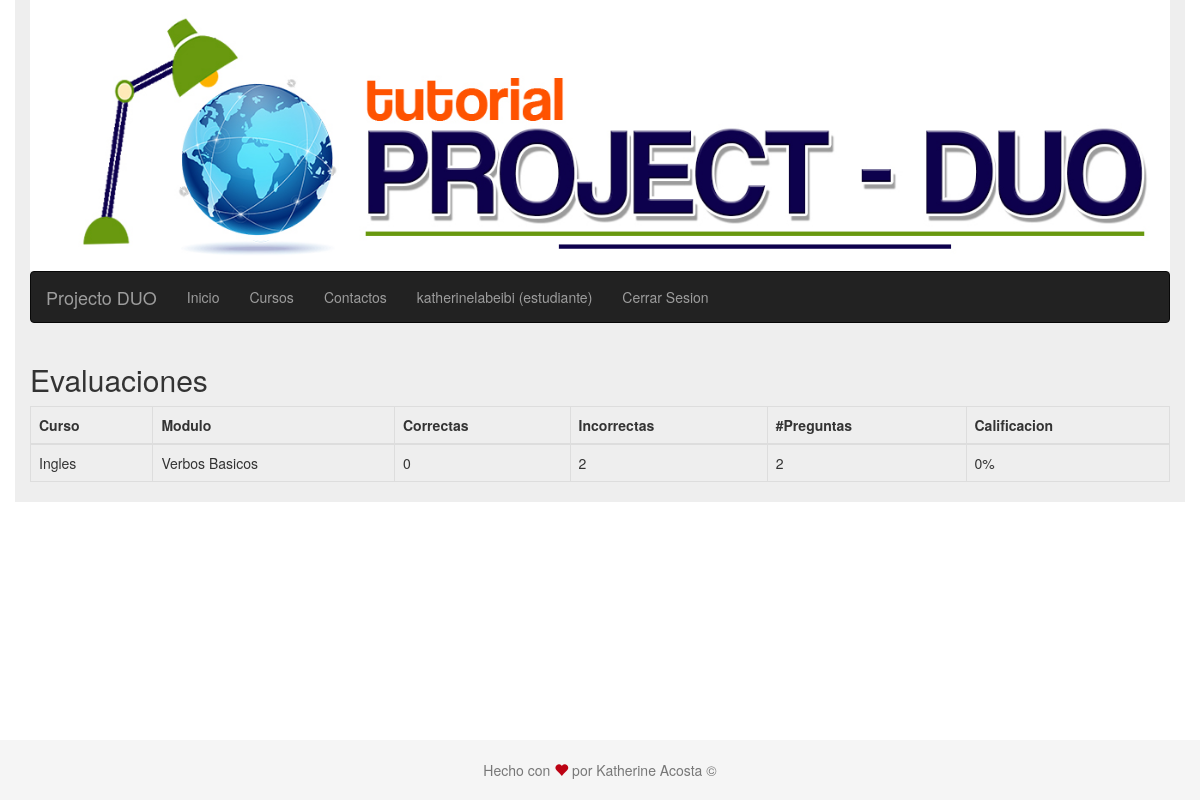
The page /index.php (signed in) on the database its author committed.
### tables this page shows
CREATE TABLE `usuarios` (
  `id` int(11) NOT NULL,
  `nombre` varchar(45) DEFAULT NULL,
  `apellido` varchar(45) DEFAULT NULL,
  `tipo_de_usuario` varchar(45) DEFAULT 'estudiante' COMMENT 'puede ser\nadministrador\nestudiante\nusuario\n',
  `usuario` varchar(45) DEFAULT NULL,
  `clave` varchar(45) DEFAULT NULL,
  `cedula` varchar(45) DEFAULT NULL,
  `creado` timestamp NULL DEFAULT CURRENT_TIMESTAMP,
  `ultimo_logeo` timestamp NULL DEFAULT NULL
);

CREATE TABLE `cursos` (
  `id` int(11) NOT NULL,
  `nombre` varchar(45) DEFAULT NULL
);

### index.php (the view, shortened to what this page needs)
<?php
require('encabezado.php');
require('barra_de_navegacion.php');
?>
<?php
require('conneccion.php');
if ($_SESSION['tipo_de_usuario'] == 'estudiante') {
    $agrupados = obtererCalificaciones($_SESSION['user_id'], $mysqli);
    ?>
    <div class="row">
        <div class="col-sm-12  <?= $agrupados ? '' : 'hidden' ?> ">
            <h2 class="h2">Evaluaciones </h2>
            <table class="table table-bordered">
                <thead>
                <tr>
                    <th>Curso</th>
                    <th>Modulo</th>
                    <th>Correctas</th>
                    <th>Incorrectas</th>
                    <th>#Preguntas</th>
                    <th>Calificacion</th>
                </tr>
                </thead>
                <tbody>
                <?php foreach ($agrupados as $modulo => $info) { ?>
                    <tr class="<?= ($info['total'] !== ($info['correctas'] + $info['incorrectas'])) ? 'bg-danger' : '' ?> ">
                        <td><?= $info['curso'] ?> </td>
                        <td><?= $modulo ?> </td>
                        <td><?= $info['correctas'] ?></td>
                        <td><?= $info['incorrectas'] ?></td>
                        <td><?= $info['total'] ?></td>
                        <td>
                            <?php
                            if ($info['total'] !== ($info['correctas'] + $info['incorrectas'])) {
                                echo "N/A";
                            } else {
                                echo ($info['correctas'] / ($info['total'])) * 100 . '%';
                            }
                            ?>
                        </td>
                    </tr>
                <?php } ?>
                </tbody>
            </table>
        </div>
    </div>
<?php } else if ($_SESSION['tipo_de_usuario'] == 'admin') {
    ?>
    <?php
    if ($_SERVER['REQUEST_METHOD'] == 'POST') {
        switch ($_POST['accion']) {
            case "obtenerEstudiante":
                $query_estudiante = "SELECT u.*, c.nombre AS nombre_curso, c.id AS curso_id FROM usuarios u"
                    . " LEFT JOIN cursos_usuarios cu"
                    . " ON  u.id = cu.usuarios_id"
                    . " LEFT JOIN cursos c"
                    . " ON cu.cursos_id  = c.id"
                    . " WHERE u.cedula = " . $_POST['cedula'];
                $resultado = $mysqli->query($query_estudiante);
                if ($resultado) {
                    $estudiante = [];
                    while ($est = $resultado->fetch_array(MYSQLI_ASSOC))
                        $estudiante[] = $est;
                    $agrupados = obtererCalificaciones($estudiante[0]['id'], $mysqli);
                    if (!$agrupados) {
                        $mensaje = "No has tomado ninguna evaluacion";
                    }
                }
                $query = "SELECT * FROM actividades where usuarios_id = {$estudiante[0]['id']}";
                $resultado = $mysqli->query($query);
                $actividades = [];
                if($resultado->num_rows > 0){
                    while($act = $resultado->fetch_array(MYSQL_ASSOC)) {
                        $act['tiempo'] = new DateTime($act['tiempo']);
                        $actividades[] = $act;
                    }
                }
                break;
            case "agregarCurso":
                $obtenerCursoQuery = "SELECT * FROM cursos WHERE nombre = '" . $_POST['curso'] . "'";
                $resultado = $mysqli->query($obtenerCursoQuery);
                $curso = $resultado->fetch_array(MYSQLI_ASSOC);
                $agregarCursoQuery = "INSERT INTO cursos_usuarios (cursos_id, usuarios_id) VALUES ("
                    . $curso['id'] . " , "
                    . $_POST['estudiante_id']
                    . " );";
                $resutado = $mysqli->query($agregarCursoQuery);
                break;
            case "reiniciarEvaluacion":
                $respuestasIdsQuery = "SELECT er.id FROM capitulos c "
                    . " LEFT JOIN preguntas p"
                    . " ON c.id = p.capitulos_id"
                    . " LEFT JOIN estudiante_respuestas er"
                    . " ON p.id = er.preguntas_id"
                    . " WHERE c.nombre = " . '"' . $_POST['capitulo'] . '"'
                    . " AND "
                    . "er.usuarios_id = " . $_POST['estudiante_id'];
                $resultado = $mysqli->query($respuestasIdsQuery);
                $ids = [];
                while ($id = $resultado->fetch_array(MYSQLI_ASSOC))
                    $ids[] = $id['id'];
                $reiniciarEvaluacionQuery = "DELETE FROM estudiante_respuestas "
                    . "WHERE id IN ( " . implode(',', $ids) . ")";
                $resultado = $mysqli->query($reiniciarEvaluacionQuery);
                break;
            case "quitarClase":
                $query = "DELETE FROM cursos_usuarios
                  WHERE usuarios_id = {$_POST['estudiante_id']}
                  AND cursos_id = {$_POST['curso_id']}
                ";
                $resultado = $mysqli->query($query);
                break;
            default:
                break;
        }
    }
    ?>
    <div class="row">
        <form class="col-sm-12 form-inline " action="index.php" method="POST">
            <input class="hidden" name="accion" value="obtenerEstudiante">
            <h3> Ingrese numero de cedula para obtener detalles de un estudiante</h3>
            <div class="form-group">
                <label for="cedula" class="control-label">Cedula:</label>
                <input class="form-control" id="cedula" name="cedula" placeholder="123123"/>
            </div>
            <button class="btn btn-primary "> Obtener Informacion <i
                        class="glyphicon glyphicon-search"></i></button>
        </form>
    </div>
    <?php if (isset($estudiante)) { ?>
        <h2 class="text-capitalize text-center"><?= $estudiante[0]['nombre'] . ', ' . $estudiante[0]['apellido'] ?></h2>
        <div class="row">
            <div class="col-sm-12 ">
                <h3>Ultimas 10 activiades</h3>
                <table class="table table-bordered">
                    <?php foreach ($actividades as $act) { ?>
                        <tr>
                            <td><?= $act['tiempo']->format('d/m/Y g:i:s A') ?></td>
                            <td ><?= $act['detalles']?></td>
                        </tr>
                    <?php } ?>
                </table>
            </div>
        </div>
        <div class="row">
            <div class="col-sm-12 col-md-6">
                <h3>Cursos</h3>
                <table class="table table-bordered">
                    <?php foreach ($estudiante as $curso) { ?>
                        <tr>
                            <td><?= $curso['nombre_curso'] ?></td>
                            <td class="text-center">
                                <form action="index.php" method="POST">
                                    <input class="hidden" name="curso_id" value="<?= $curso['curso_id'] ?>">
                                    <input class="hidden" name="accion" value="quitarClase">
                                    <input class="hidden" name="estudiante_id" value="<?= $estudiante[0]['id'] ?>">
                                    <button class="btn btn-danger">Quitar <i
                                                class="glyphicon glyphicon-trash"></i></button>
                                </form>
                            </td>
                        </tr>
                    <?php } ?>
                </table>
            </div>
            <div class="col-sm-12 col-md-6">
                <h3> Agregar curso </h3>
                <form action="index.php" method="POST">
                    <input class="hidden" name="accion" value="agregarCurso">
                    <input class="hidden" name="estudiante_id" value="<?= $estudiante[0]['id'] ?>">
                    <div class="form-group">
                        <label for="curso" class="control-label">Ingrese nombre del curso:</label>
                        <input id="curso" class="form-control" name="curso" placeholder="logica">
                        <button class=" pull-right btn btn-primary">Agregar <i
                                    class="glyphicon glyphicon-plus"></i></button>
                    </div>
                </form>
            </div>
        </div>
        <div class="row">
            <div class="col-sm-12">
                <h3>Evaluaciones</h3>
                <table class="table table-bordered">
                    <thead>
                    <tr>
                        <th>Curso</th>
                        <th>Modulo</th>
                        <th>Correctas</th>
                        <th>Incorrectas</th>
                        <th>#Preguntas</th>
                        <th>Calificacion</th>
                        <th class="text-center"><i class="glyphicon glyphicon-cog"></i></th>
                    </tr>
                    </thead>
                    <tbody>
                    <?php foreach ($agrupados as $modulo => $info) { ?>
                        <tr class="<?= ($info['total'] !== ($info['correctas'] + $info['incorrectas'])) ? 'bg-danger' : '' ?> ">
                            <td><?= $info['curso'] ?> </td>
                            <td><?= $modulo ?> </td>
                            <td><?= $info['correctas'] ?></td>
                            <td><?= $info['incorrectas'] ?></td>
                            <td><?= $info['total'] ?></td>
                            <td>
                                <?php
                                if ($info['total'] !== ($info['correctas'] + $info['incorrectas'])) {
                                    echo "N/A";
                                } else {
                                    echo ($info['correctas'] / ($info['total'])) * 100 . '%';
                                }
                                ?>
                            </td>
                            </td>
                            <td class="text-center">
                                <form action="index.php" method="POST">
                                    <input type="text" class="hidden" name="capitulo" value="<?= $modulo ?>">
                                    <input type="text" class="hidden" name="accion" value="reiniciarEvaluacion">
                                    <input type="text" class="hidden" name="estudiante_id"
                                           value="<?= $estudiante[0]['id'] ?>">
                                    <button class="btn btn-danger">Reiniciar <i
                                                class="glyphicon glyphicon-refresh"></i></button>
                                </form>
                            </td>
                        </tr>
                    <?php } ?>
                    </tbody>
                </table>
            </div>
        </div>
    <?php }  ?>
<?php } ?>
<?php require('pie.php'); ?>

### estilos/estilopie.css (style rules this page uses)
html { position: relative; min-height: 100%; }
body { margin-bottom: 60px; }

### rows shown on the page
usuarios: cursos.nombre "Ingles", modulo "Verbos Basicos", correctas "0", incorrectas "2", total "2", total "0"

### other values the page prints
$_SESSION['usuario'] "katherinelabeibi"
$_SESSION['tipo_de_usuario'] "estudiante"
